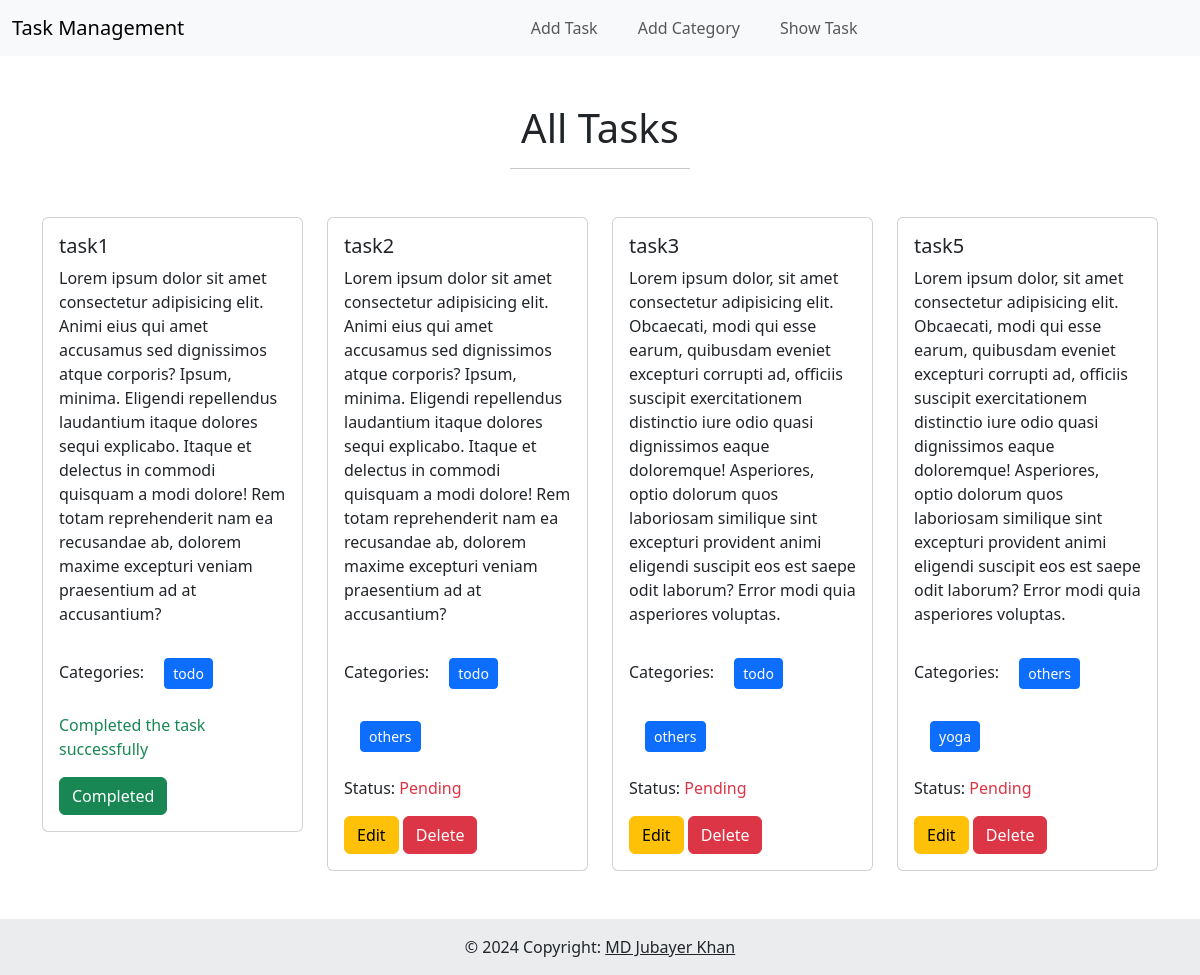
The page / on the database its author committed.
### taskApp/models.py (models this page shows, shortened)
class Task(models.Model):
    taskTitle = models.CharField(max_length=100)
    taskDesc = models.TextField()
    is_completed = models.BooleanField(default=False)
    taskAssignDate = models.DateTimeField(auto_now_add=True)
    category = models.ManyToManyField(Category)

### categoryApp/models.py (models this page shows, shortened)
class Category(models.Model):
    name = models.CharField(max_length=20)

### task_management/views.py (the view)
# urls.py: 2. Add a URL to urlpatterns:  path('', views.home, name='home')
def home(req):
    data = Task.objects.all()
    return render(req, 'index.html', {'data':data})

### templates/index.html (shortened to what this page needs)
{% extends 'base.html' %}
{% block content %}
<h1 style="width: 15%; margin: auto;" class="mt-5 text-center">All Tasks <hr></h1>
<div class="row mt-5" style="width: 95%; margin: auto;">
    {% for cnt in data %}
    <div class="col-3">
        <div class="card">
            <div class="card-body">
                <h5 class="card-title">{{ cnt.taskTitle }}</h5>
                <p class="card-text">{{ cnt.taskDesc }}</p>
                <h6>Categories:
                    {% for cat in cnt.category.all %}
                    <span class="btn btn-primary btn-sm m-3">
                        {{ cat.name }}
                    </span>
                    {% endfor %}
                </h6>
                {% if cnt.is_completed %}
                <p class=" text-success ">Completed the task successfully </p>
                <div class="btn btn-success">Completed</div>
                {% else %}
                <p>Status: <span class=" text-danger ">Pending</span></p>
                <a href="{% url 'edit-task' cnt.id %}" class="btn btn-warning">Edit</a>
                <a href="{% url 'delete-task' cnt.id %}" class="btn btn-danger">Delete</a>
                {% endif %}
            </div>
        </div>
    </div>
    {% endfor %}
</div>
<footer class="text-center bg-body-tertiary mt-5">
  <div class="text-center p-3" style="background-color: rgba(0, 0, 0, 0.05);">
    © 2024 Copyright:
    <a class="text-body">MD Jubayer Khan</a>
  </div>
</footer>
{% endblock %}

### templates/base.html (shortened to what this page needs)
<!doctype html>
<html lang="en">
  <head>
    <link href="https://cdn.jsdelivr.net/npm/bootstrap@5.3.3/dist/css/bootstrap.min.css" rel="stylesheet">
  </head>
  <body>
    <nav class="navbar navbar-expand-lg bg-body-tertiary">
      <div class="container-fluid">
        <a class="navbar-brand ml-3" href="{% url 'home'%}">Task Management</a>
        <div class="collapse navbar-collapse" id="navbarNavDropdown">
          <ul class="navbar-nav mx-auto gap-4">
            <li class="nav-item">
              <a class="nav-link" href="{% url 'add-task'%}">Add Task</a>
            </li>
            <li class="nav-item">
              <a class="nav-link" href="{% url 'add-category'%}">Add Category</a>
            </li>
            <li class="nav-item">
              <a class="nav-link" href="{% url 'home'%}">Show Task </a>
            </li>
          </ul>
        </div>
      </div>
    </nav>
      {% block content %}
      {% endblock %}
  </body>
</html>

### rows shown on the page
Task: taskTitle "task1", taskDesc "Lorem ipsum dolor sit amet consectetur adipisicing elit. Animi eius qui amet accusamus sed dignissimos atque corporis? Ipsum, minima. Eligendi repellendus laudantium itaque dolores sequi explicabo. Itaque et delectus in commodi quisquam a modi dolore! Rem totam reprehenderit nam ea recusandae ab, dolorem maxime excepturi veniam praesentium ad at accusantium?", is_completed "Completed the task successfully"
Category: name "todo"
Task: taskTitle "task2", taskDesc "Lorem ipsum dolor sit amet consectetur adipisicing elit. Animi eius qui amet accusamus sed dignissimos atque corporis? Ipsum, minima. Eligendi repellendus laudantium itaque dolores sequi explicabo. Itaque et delectus in commodi quisquam a modi dolore! Rem totam reprehenderit nam ea recusandae ab, dolorem maxime excepturi veniam praesentium ad at accusantium?", shows "Status:", is_completed "Pending"
Category: name "others"
Task: taskTitle "task3", taskDesc "Lorem ipsum dolor, sit amet consectetur adipisicing elit. Obcaecati, modi qui esse earum, quibusdam eveniet excepturi corrupti ad, officiis suscipit exercitationem distinctio iure odio quasi dignissimos eaque doloremque! Asperiores, optio dolorum quos laboriosam similique sint excepturi provident animi eligendi suscipit eos est saepe odit laborum? Error modi quia asperiores voluptas.", shows "Status:", is_completed "Pending"
Task: taskTitle "task5", taskDesc "Lorem ipsum dolor, sit amet consectetur adipisicing elit. Obcaecati, modi qui esse earum, quibusdam eveniet excepturi corrupti ad, officiis suscipit exercitationem distinctio iure odio quasi dignissimos eaque doloremque! Asperiores, optio dolorum quos laboriosam similique sint excepturi provident animi eligendi suscipit eos est saepe odit laborum? Error modi quia asperiores voluptas.", shows "Status:", is_completed "Pending"
Category: name "yoga"
